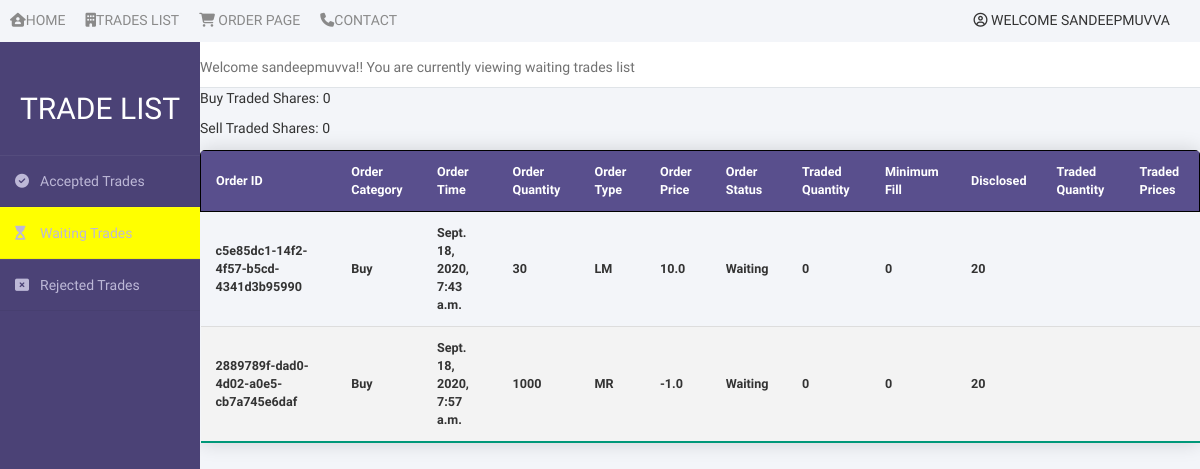
Screenshot of /waiting/ (signed in) with the database file from the repository.
### ordergenerator/models.py (models this page shows, shortened)
class Order(models.Model):
	TYPE_CHOICES = [("LM", "Limit"),("MR","Market"),]
	CAT_CHOICES  = [("Buy","Buy"), ("Sell","Sell")]
	order_id           = models.UUIDField(editable=False, default=uuid.uuid4)
	order_category     = models.CharField(null=False,blank=False, max_length=10, choices = CAT_CHOICES)
	order_time         = models.DateTimeField(editable=False, default=datetime.datetime.now)
	order_quantity     = models.IntegerField(null=False, blank=False ,default =100)
	order_type         = models.CharField(null=False,blank=False, choices = TYPE_CHOICES, max_length=10,default = "MR")
	order_price        = models.FloatField(null=False,blank=False,default = 100)
	All_or_none        = models.BooleanField(null=True,blank=True)
	Minimum_fill       = models.IntegerField(null=True,blank=True)
	Disclosed_Quantity = models.IntegerField(null=True, blank=True)
	user_id            = models.CharField(null=False, blank=False, max_length=100, default = 'YAUID')
	order_status       = models.CharField(editable=False, max_length=10, default='Waiting')
	traded_quantity    = models.IntegerField(null = False, editable=False, default = 0)
	trade_price_list   = models.TextField(null = False, editable=False, default = '',max_length=200)
	trade_quant_list   = models.TextField(null = False, editable=False, default = '',max_length=200)
	trade_id           = models.CharField(null = False, editable=False, default='',max_length=100)

### ordermatching/views.py (the view)
# urls.py: path('waiting/', views.waiting, name = 'waiting-list'),
def waiting(request):
	if 'username' not in request.session:
		return redirect('signin-page')
	waiting_list = Order.objects.all().filter(order_status = 'Waiting')
	buy = Order.objects.all().filter(order_category = 'Buy')
	sell = Order.objects.all().filter(order_category = 'Sell')
	buy_shares = 0
	sell_shares = 0
	for order in buy:
		buy_shares += order.traded_quantity
	for order in sell:
		sell_shares += order.traded_quantity
	return render(request, 'tradeslist/waiting/waiting.html', {'waiting_list': waiting_list, 'buy_shares': buy_shares, 'sell_shares': sell_shares})

### ordermatching/templates/tradeslist/waiting/waiting.html (shortened to what this page needs)
{% extends "tradeslist/base.html" %}
{% block trades-list %}
	{% if request.session.username %}
		<div class="nav-link-wrapper">
			<a href="{% url 'accepted-list' %}"><i class="fas fa-building"></i>Trades List</a>
		</div>
		<div class="nav-link-wrapper">
			<a href="{% url 'order-page' %}"><i class="fas fa-shopping-cart"></i> Order Page</a>
		</div>
	{% endif %}
{% endblock %}
{% block main-content %}
<div class="wrapper">
    <div class="sidebar">
        <h2>Trade List</h2>
        <ul>
            <li><a href="{% url 'accepted-list' %}"><i class="fas fa-check-circle"></i>Accepted Trades</a></li>
            <li style="background-color: yellow;"><a href="{% url 'waiting-list' %}"><i class="fas fa-hourglass-start"></i>Waiting Trades</a></li>
            <li><a href="{% url 'rejected-list' %}"><i class="fas fa-window-close"></i>Rejected Trades</a></li>
        </ul>
    </div>
    <div class="main_content">
        <div class="header">
        	<p>Welcome {{ request.session.username }}!! You are currently viewing waiting trades list</p>
        </div>
        <p>Buy Traded Shares: {{buy_shares}}</p>
		<p>Sell Traded Shares: {{sell_shares}}</p>
        <table class="content-table">
			  <thead>
			    <tr>
					<th>Order ID</th>
					<th>Order Category</th>
					<th>Order Time</th>
					<th>Order Quantity</th>
					<th>Order Type</th>
					<th>Order Price</th>
					<th>Order Status</th>
					<th>Traded Quantity</th>
					<th>Minimum Fill</th>
					<th>Disclosed</th>
					<th>Traded Quantity</th>
					<th>Traded Prices</th>
			    </tr>
			  </thead>
			  <tbody>
			  	{% if waiting_list %}
			    {% for order in waiting_list %}
					<tr>
						<th>{{order.order_id}}</th>
						<th>{{order.order_category}}</th>
						<th>{{order.order_time}}</th>
						<th>{{order.order_quantity}}</th>
						<th>{{order.order_type}}</th>
						<th>{{order.order_price}}</th>
						<th>{{order.order_status}}</th>
						<th>{{order.traded_quantity}}</th>
						<th>{{order.Minimum_fill}}</th>
						<th>{{order.Disclosed_Quantity}}</th>
						<th>{{order.trade_quant_list}}</th>
						<th>{{order.trade_price_list}}</th>
					</tr>
				{% endfor %}
				{% else %}
					<tr>
						<th colspan="12" style="text-align: center;"> No Orders to Display</th>
					</tr>
				{% endif %}
			  </tbody>
		</table>
    </div>
</div>
{% endblock %}

### ordermatching/templates/tradeslist/base.html (shortened to what this page needs)
{% load static %}
<!DOCTYPE html>
<html>
<head>
	<link rel="stylesheet" href="https://maxcdn.bootstrapcdn.com/bootstrap/3.4.1/css/bootstrap.min.css">
	<link rel="stylesheet" type="text/css" href="{% static '/tradeslist/tradeslist.css' %}">
</head>
<body>
	<div class="nav-wrapper">
		<div class="left-side">
			<div class="nav-link-wrapper">
				<a href="{%url 'home-page'%}"><i class="fas fa-house-user"></i>Home</a>
			</div>
			{% block trades-list%}
			{% endblock %}
			<div class="nav-link-wrapper">
				<a href="#"><i class="fas fa-phone"></i>Contact</a>
			</div>
		</div>
		<div class="right-side">
			<div class="nav-link-wrapper dropdown">
				<i class="far fa-user-circle"></i>
				Welcome {{ request.session.username }}
			</div>
		</div>
	</div>
	{% block main-content %}
	{% endblock %}
</body>
</html>

### ordermatching/static/tradeslist/tradeslist.css (style rules this page uses)
.nav-wrapper { display: flex; justify-content: space-between; padding: 10px; }
.left-side { display: flex; }
.nav-wrapper>.left-side>div { margin-right: 20px; font-size: =0.9em; text-transform: uppercase; }
.nav-link-wrapper { height: 22px; border-bottom: 1px solid transparent; transition:border-bottom 0.5s; }
.nav-link-wrapper a { color: #8a8a8a; text-decoration: none; transition: color 0.5s; }
.right-side { display: flex; }
.nav-wrapper>.right-side>div { margin-right: 20px; font-size: =0.9em; text-transform: uppercase; }
* { margin: 0; padding: 0; box-sizing: border-box; list-style: none; text-decoration: none; font-family: 'Josefin Sans', sans-serif; }
body { background-color: #f3f5f9; width: 100%; }
.wrapper { display: flex; position: relative; min-height: 800px; }
.wrapper .sidebar { width: 200px; height: 100%; background: #4b4276; padding: 30px 0px; position: fixed; }
.wrapper .sidebar h2 { color: #fff; text-transform: uppercase; text-align: center; margin-bottom: 30px; }
.wrapper .sidebar ul li { padding: 15px; border-bottom: 1px solid #bdb8d7; border-bottom: 1px solid rgba(0,0,0,0.05); border-top: 1px solid rgba(255,255,255,0.05); }
.wrapper .sidebar ul li a { color: #bdb8d7; display: block; }
.wrapper .sidebar ul li a .fas { width: 25px; }
.wrapper .main_content { width: 100%; margin-left: 200px; }
.wrapper .main_content .header { padding-top: 15px; background: #fff; color: #717171; border-bottom: 1px solid #e0e4e8; }
.wrapper .main_content .header p { animation: slide-left 12s; }
.content-table { border-collapse: collapse; margin: 12px 0; font-size: 0.9em; min-width: 400px; width: 100%; border-radius: 5px 5px 0 0; overflow: hidden; box-shadow: 0 0 20px rgba(0, 0, 0, 0.15); column-width: 20px; }
.content-table thead tr { background-color: #594f8d; color: #ffffff; text-align: center; font-weight: bold; }
.content-table th, .content-table td { padding: 12px 15px; }
.content-table tbody tr { border-bottom: 1px solid #dddddd; }
.content-table tbody tr:nth-of-type(even) { background-color: #f3f3f3; }
.content-table tbody tr:last-of-type { border-bottom: 2px solid #009879; }
.content-table thead tr { border: 1px solid black; }
.dropdown { position: relative; display: inline-block; }

### rows the page displays
Order: order_id "c5e85dc1-14f2-4f57-b5cd-4341d3b95990", order_category "Buy", order_time "Sept. 18, 2020, 7:43 a.m.", order_quantity "30", order_type "LM", order_price "10.0", order_status "Waiting", traded_quantity "0", Minimum_fill "0", Disclosed_Quantity "20"
Order: order_id "2889789f-dad0-4d02-a0e5-cb7a745e6daf", order_category "Buy", order_time "Sept. 18, 2020, 7:57 a.m.", order_quantity "1000", order_type "MR", order_price "-1.0", order_status "Waiting", traded_quantity "0", Minimum_fill "0", Disclosed_Quantity "20"

### other values shown
{{ request.session.username }} "SANDEEPMUVVA"
{{ request.session.username }} "sandeepmuvva"
{{ buy_shares }} "0"
{{ sell_shares }} "0"
